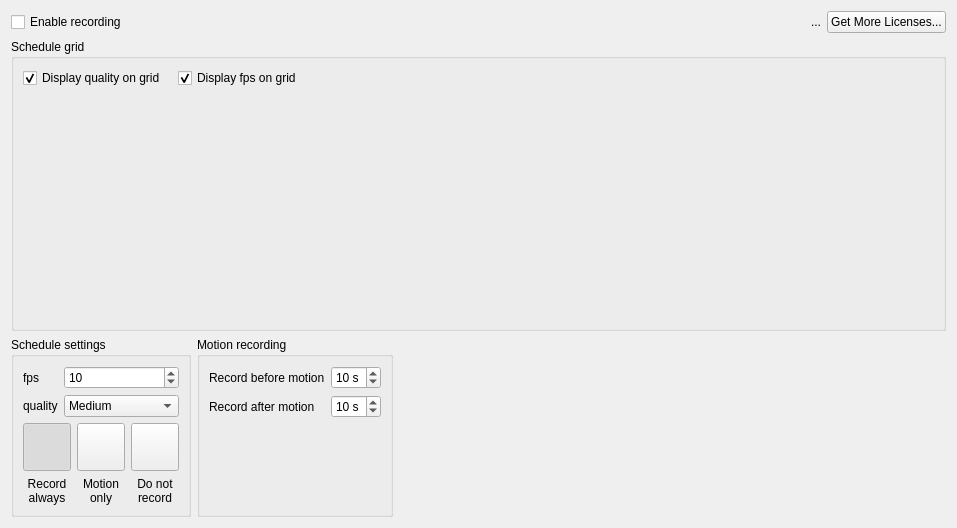
<?xml version="1.0" encoding="UTF-8"?>
<ui version="4.0">
 <class>CameraScheduleWidget</class>
 <widget class="QWidget" name="CameraScheduleWidget">
  <property name="geometry">
   <rect>
    <x>0</x>
    <y>0</y>
    <width>957</width>
    <height>528</height>
   </rect>
  </property>
  <property name="windowTitle">
   <string>Camera schedule editor</string>
  </property>
  <layout class="QVBoxLayout" name="verticalLayout_5">
   <item>
    <layout class="QHBoxLayout" name="horizontalLayout_2">
     <item>
      <widget class="QCheckBox" name="enableRecordingCheckBox">
       <property name="text">
        <string>Enable recording</string>
       </property>
       <property name="tristate">
        <bool>true</bool>
       </property>
      </widget>
     </item>
     <item>
      <spacer name="horizontalSpacer">
       <property name="orientation">
        <enum>Qt::Horizontal</enum>
       </property>
       <property name="sizeHint" stdset="0">
        <size>
         <width>40</width>
         <height>20</height>
        </size>
       </property>
      </spacer>
     </item>
     <item>
      <widget class="QLabel" name="licensesLabel">
       <property name="text">
        <string>...</string>
       </property>
      </widget>
     </item>
     <item>
      <widget class="QPushButton" name="licensesButton">
       <property name="text">
        <string>Get More Licenses...</string>
       </property>
      </widget>
     </item>
    </layout>
   </item>
   <item>
    <widget class="QGroupBox" name="scheduleGridGroupBox">
     <property name="title">
      <string>Schedule grid</string>
     </property>
     <property name="flat">
      <bool>true</bool>
     </property>
     <layout class="QVBoxLayout" name="verticalLayout_7">
      <property name="leftMargin">
       <number>9</number>
      </property>
      <item>
       <layout class="QHBoxLayout" name="horizontalLayout_5">
        <property name="spacing">
         <number>0</number>
        </property>
        <item>
         <widget class="QCheckBox" name="displayQualityCheckBox">
          <property name="text">
           <string>Display quality on grid</string>
          </property>
          <property name="checked">
           <bool>true</bool>
          </property>
         </widget>
        </item>
        <item>
         <spacer name="horizontalSpacer_7">
          <property name="orientation">
           <enum>Qt::Horizontal</enum>
          </property>
          <property name="sizeType">
           <enum>QSizePolicy::Fixed</enum>
          </property>
          <property name="sizeHint" stdset="0">
           <size>
            <width>12</width>
            <height>20</height>
           </size>
          </property>
         </spacer>
        </item>
        <item>
         <widget class="QCheckBox" name="displayFpsCheckBox">
          <property name="text">
           <string>Display fps on grid</string>
          </property>
          <property name="checked">
           <bool>true</bool>
          </property>
         </widget>
        </item>
        <item>
         <spacer name="horizontalSpacer_4">
          <property name="orientation">
           <enum>Qt::Horizontal</enum>
          </property>
          <property name="sizeHint" stdset="0">
           <size>
            <width>40</width>
            <height>20</height>
           </size>
          </property>
         </spacer>
        </item>
       </layout>
      </item>
      <item>
       <widget class="QnScheduleGridWidget" name="gridWidget" native="true">
        <property name="enabled">
         <bool>true</bool>
        </property>
        <property name="sizePolicy">
         <sizepolicy hsizetype="Expanding" vsizetype="Expanding">
          <horstretch>0</horstretch>
          <verstretch>0</verstretch>
         </sizepolicy>
        </property>
       </widget>
      </item>
     </layout>
    </widget>
   </item>
   <item>
    <layout class="QHBoxLayout" name="horizontalLayout">
     <item>
      <widget class="QGroupBox" name="settingsGroupBox">
       <property name="sizePolicy">
        <sizepolicy hsizetype="Minimum" vsizetype="Preferred">
         <horstretch>0</horstretch>
         <verstretch>0</verstretch>
        </sizepolicy>
       </property>
       <property name="maximumSize">
        <size>
         <width>180</width>
         <height>16777215</height>
        </size>
       </property>
       <property name="title">
        <string>Schedule settings</string>
       </property>
       <layout class="QVBoxLayout" name="verticalLayout_4">
        <item>
         <layout class="QFormLayout" name="formLayout">
          <item row="0" column="0">
           <widget class="QLabel" name="label">
            <property name="text">
             <string>fps</string>
            </property>
           </widget>
          </item>
          <item row="0" column="1">
           <widget class="QDoubleSpinBox" name="fpsSpinBox">
            <property name="decimals">
             <number>0</number>
            </property>
            <property name="minimum">
             <double>1.000000000000000</double>
            </property>
            <property name="maximum">
             <double>30.000000000000000</double>
            </property>
            <property name="value">
             <double>10.000000000000000</double>
            </property>
           </widget>
          </item>
          <item row="1" column="0">
           <widget class="QLabel" name="label_2">
            <property name="text">
             <string>quality</string>
            </property>
           </widget>
          </item>
          <item row="1" column="1">
           <widget class="QComboBox" name="qualityComboBox">
            <property name="currentIndex">
             <number>1</number>
            </property>
            <item>
             <property name="text">
              <string>Low</string>
             </property>
            </item>
            <item>
             <property name="text">
              <string>Medium</string>
             </property>
            </item>
            <item>
             <property name="text">
              <string>High</string>
             </property>
            </item>
            <item>
             <property name="text">
              <string>Best</string>
             </property>
            </item>
           </widget>
          </item>
         </layout>
        </item>
        <item>
         <layout class="QHBoxLayout" name="horizontalLayout_4">
          <item>
           <layout class="QVBoxLayout" name="verticalLayout">
            <item>
             <widget class="QnCheckedButton" name="recordAlwaysButton">
              <property name="minimumSize">
               <size>
                <width>48</width>
                <height>48</height>
               </size>
              </property>
              <property name="maximumSize">
               <size>
                <width>48</width>
                <height>48</height>
               </size>
              </property>
              <property name="text">
               <string/>
              </property>
              <property name="iconSize">
               <size>
                <width>48</width>
                <height>48</height>
               </size>
              </property>
              <property name="checkable">
               <bool>true</bool>
              </property>
              <property name="checked">
               <bool>true</bool>
              </property>
              <property name="autoExclusive">
               <bool>true</bool>
              </property>
              <property name="popupMode">
               <enum>QToolButton::DelayedPopup</enum>
              </property>
              <property name="autoRaise">
               <bool>false</bool>
              </property>
             </widget>
            </item>
            <item>
             <widget class="QLabel" name="label_4">
              <property name="minimumSize">
               <size>
                <width>0</width>
                <height>0</height>
               </size>
              </property>
              <property name="text">
               <string>Record always</string>
              </property>
              <property name="textFormat">
               <enum>Qt::AutoText</enum>
              </property>
              <property name="alignment">
               <set>Qt::AlignCenter</set>
              </property>
              <property name="wordWrap">
               <bool>true</bool>
              </property>
             </widget>
            </item>
           </layout>
          </item>
          <item>
           <layout class="QVBoxLayout" name="verticalLayout_2">
            <item>
             <widget class="QnCheckedButton" name="recordMotionButton">
              <property name="minimumSize">
               <size>
                <width>48</width>
                <height>48</height>
               </size>
              </property>
              <property name="maximumSize">
               <size>
                <width>48</width>
                <height>48</height>
               </size>
              </property>
              <property name="text">
               <string/>
              </property>
              <property name="iconSize">
               <size>
                <width>48</width>
                <height>48</height>
               </size>
              </property>
              <property name="checkable">
               <bool>true</bool>
              </property>
              <property name="autoExclusive">
               <bool>true</bool>
              </property>
              <property name="autoRaise">
               <bool>false</bool>
              </property>
             </widget>
            </item>
            <item>
             <widget class="QLabel" name="label_6">
              <property name="text">
               <string>Motion only</string>
              </property>
              <property name="alignment">
               <set>Qt::AlignCenter</set>
              </property>
              <property name="wordWrap">
               <bool>true</bool>
              </property>
             </widget>
            </item>
           </layout>
          </item>
          <item>
           <layout class="QVBoxLayout" name="verticalLayout_3">
            <item>
             <widget class="QnCheckedButton" name="noRecordButton">
              <property name="minimumSize">
               <size>
                <width>48</width>
                <height>48</height>
               </size>
              </property>
              <property name="maximumSize">
               <size>
                <width>48</width>
                <height>48</height>
               </size>
              </property>
              <property name="text">
               <string/>
              </property>
              <property name="iconSize">
               <size>
                <width>48</width>
                <height>48</height>
               </size>
              </property>
              <property name="checkable">
               <bool>true</bool>
              </property>
              <property name="autoExclusive">
               <bool>true</bool>
              </property>
              <property name="autoRaise">
               <bool>false</bool>
              </property>
             </widget>
            </item>
            <item>
             <widget class="QLabel" name="label_8">
              <property name="text">
               <string>Do not record</string>
              </property>
              <property name="alignment">
               <set>Qt::AlignCenter</set>
              </property>
              <property name="wordWrap">
               <bool>true</bool>
              </property>
             </widget>
            </item>
           </layout>
          </item>
         </layout>
        </item>
       </layout>
      </widget>
     </item>
     <item>
      <widget class="QGroupBox" name="motionGroupBox">
       <property name="title">
        <string>Motion recording</string>
       </property>
       <property name="flat">
        <bool>false</bool>
       </property>
       <layout class="QVBoxLayout" name="verticalLayout_6">
        <property name="leftMargin">
         <number>9</number>
        </property>
        <property name="topMargin">
         <number>9</number>
        </property>
        <property name="rightMargin">
         <number>9</number>
        </property>
        <item>
         <layout class="QFormLayout" name="formLayout_2">
          <item row="0" column="0">
           <widget class="QLabel" name="label_9">
            <property name="text">
             <string>Record before motion</string>
            </property>
           </widget>
          </item>
          <item row="0" column="1">
           <widget class="QSpinBox" name="recordBeforeSpinBox">
            <property name="suffix">
             <string> s</string>
            </property>
            <property name="maximum">
             <number>45</number>
            </property>
            <property name="value">
             <number>10</number>
            </property>
           </widget>
          </item>
          <item row="1" column="0">
           <widget class="QLabel" name="label_10">
            <property name="sizePolicy">
             <sizepolicy hsizetype="Preferred" vsizetype="Minimum">
              <horstretch>0</horstretch>
              <verstretch>0</verstretch>
             </sizepolicy>
            </property>
            <property name="text">
             <string>Record after motion</string>
            </property>
           </widget>
          </item>
          <item row="1" column="1">
           <widget class="QSpinBox" name="recordAfterSpinBox">
            <property name="suffix">
             <string> s</string>
            </property>
            <property name="maximum">
             <number>45</number>
            </property>
            <property name="value">
             <number>10</number>
            </property>
           </widget>
          </item>
         </layout>
        </item>
       </layout>
      </widget>
     </item>
     <item>
      <spacer name="horizontalSpacer_3">
       <property name="orientation">
        <enum>Qt::Horizontal</enum>
       </property>
       <property name="sizeHint" stdset="0">
        <size>
         <width>40</width>
         <height>20</height>
        </size>
       </property>
      </spacer>
     </item>
    </layout>
   </item>
  </layout>
 </widget>
 <customwidgets>
  <customwidget>
   <class>QnScheduleGridWidget</class>
   <extends>QWidget</extends>
   <header>ui/device_settings/qnschedulegridwidget.h</header>
   <container>1</container>
  </customwidget>
  <customwidget>
   <class>QnCheckedButton</class>
   <extends>QToolButton</extends>
   <header>ui/device_settings/checked_button.h</header>
  </customwidget>
 </customwidgets>
 <resources/>
 <connections/>
 <slots>
  <slot>doNotChangeStateChanged(int)</slot>
 </slots>
</ui>
